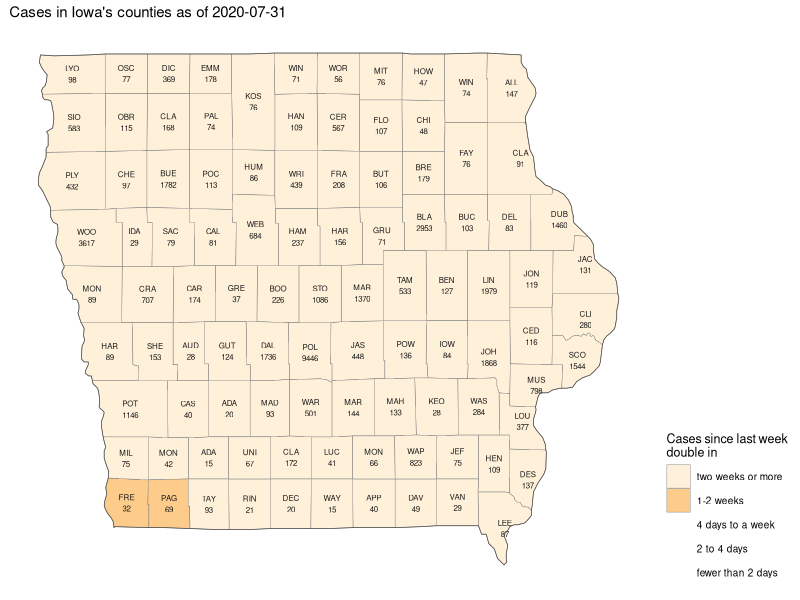

The R script that drew this image: (Note: this script raises an error after producing the figure.)
## ---- chunk 1
library(tidyverse)
library(lubridate)

# nyt <- read.csv("https://raw.githubusercontent.com/nytimes/covid-19-data/master/us-counties.csv", stringsAsFactors = FALSE)

# test integration of latest data
nyt <- 
  read_csv("ijlyttle/data/wrangle/iowa-counties.csv") %>%
  transmute(
    date, 
    county,
    state = "Iowa",
    cases,
    deaths
  )

nyt$date <- ymd(nyt$date)
logs <- data.frame(
  x = 0:40)
logs <- logs %>% mutate(
  two = 1/2*log10(2)*x + 10,
  three = 1/3*log10(2)*x + 10,
  four = 1/4*log10(2)*x + 10,
  week = 1/7*log10(2)*x + 10,
  twoweek = 1/14*log10(2)*x + 10
)



nyt <- nyt %>% 
  mutate(
    state_county= paste0(state,"-", county)
    ) %>%
  group_by(state, county) %>%
  mutate(
    first10 = date[which(cases >=10)[1]],
    ratio = (log10(max(cases))-1)/as.numeric(max(date)-first10),
    lastweek = max(date) - 7,
    cases_lastweek = ifelse(length(cases[date==lastweek])==1, cases[date==lastweek], 10),
    ratio_lastweek = (log10(max(cases))-log10(cases_lastweek))/as.numeric(max(date)-lastweek),
    ratio_lastweek = ifelse(max(cases) < 10, NA, ratio_lastweek),
    doubles = findInterval(ratio_lastweek, c(0, 1/14, 1/7, 1/4, 1/2, 1) * log10(2), 
                           rightmost.closed = TRUE, all.inside = FALSE,
                           left.open = TRUE),
    cum_cases = max(cases)
  )

nyt$doubles = factor(nyt$doubles)
nyt$doubles = fct_lump(nyt$doubles, n = 3)
levels(nyt$doubles) <- c("two weeks or more", "1-2 weeks", "4 days to a week", "2 to 4 days", "fewer than 2 days")

nytmap <- nyt %>% 
  ungroup(state, county) %>% 
  mutate(region = tolower(state),
         subregion=str_replace(tolower(county), "'", "")) %>%
  mutate(
    subregion = ifelse(subregion=="dekalb", "de kalb", subregion),
    subregion = gsub("\\.", "", subregion)
  )


counties <- map_data("county")
centers <- counties %>%
  group_by(region, subregion, group) %>%
  summarize(
    px = 0.5*(max(long)+min(long)),
    py = 0.5*(max(lat)+min(lat))
  ) %>%
  ungroup(region, subregion, group) %>%
  mutate(
    shorts = toupper(gsub("(...).*", "\\1", subregion))
  ) %>% 
  left_join(
    nytmap %>% select(region, subregion, cum_cases, ratio, ratio_lastweek) %>% unique(), 
    by = c("region", "subregion")
  ) %>%
  mutate(
    shorts_cases = 
      ifelse(is.na(cum_cases), shorts, sprintf("%s\n%d", shorts, cum_cases)),
    contrast = ratio_lastweek < 1/4*log10(2) | cum_cases <= 10
  )

colors <- RColorBrewer::brewer.pal(n=5, name="OrRd")
counties_map <- counties %>% left_join(nytmap, by = c("region", "subregion")) %>%
  filter(region=="iowa") %>%
  arrange(order) 

state <- "iowa"
counties_map %>% 
  ggplot(aes(x = long, y = lat)) +
  geom_polygon(aes(group=interaction(region, subregion), fill=doubles), colour="grey50", size=0.15) +
  scale_fill_brewer("Cases since last week\ndouble in", palette="OrRd", na.value = "white", drop = FALSE) + #labels=c("one week or more", "4 days to one week", "2 to 4 days", "fewer than 2 days", NA),  ) +
  ggthemes::theme_map() +
  theme(legend.position = "right") +
  geom_text(aes(x=px, y= py, label=shorts_cases, 
                colour = factor(contrast, levels = c("TRUE", "FALSE"))),
            size=2, data = centers %>% filter(region==state)
            ) +
  scale_colour_manual(values=c("grey10", "white"), 
                      na.value="grey10", guide=NULL) +
  geom_polygon(aes(group=group), data = map_data("state") %>% filter(region==state), colour="grey30", fill=NA, size=0.25)  +
  ggtitle(paste0("Cases in Iowa's counties as of ", max(nyt$date))) 
## ---- chunk 2
incl <- function(filename) {
  knitr::include_graphics(
    fs::path("ijlyttle", "03-Plots_files", "figure-gfm", filename)
  )
}
## ---- chunk 3
incl("cases-county-1.png")
## ---- chunk 4
incl("cases-county-ft-1.png")
## ---- chunk 5
incl("new-cases-county-ft-1.png")
## ---- chunk 6
incl("iowa-map-1.png")
## ---- chunk 7
incl("iowa-proportions-1.png")
## ---- chunk 8
incl("new-cases-group-1.png")
## ---- chunk 9
incl("iowa-reopen-cases-1.png")
## ---- chunk 10
incl("iowa-reopen-new-cases-1.png")
